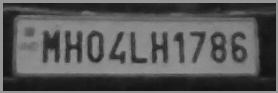
#> input picture scanned_img0.jpg, 278 x 93 px, given in place of the camera
$ python code2.py
#> lines starting #> are read from the running program, lines starting #| are printed output that depends on the picture; after the words box and inside, x2 and y2 are one past the last pixel; in counts of white or black regions, pixels touching at a corner belong together
import cv2
import os
import pytesseract
import pandas as pd

# Initialize the video capture
cap = cv2.VideoCapture(0)

# Check if the camera opened successfully
if not cap.isOpened():
    print("Error: Could not open video capture.")
    exit()

# Load the Haar Cascade for license plate detection
cascade_path = r'C:\Users\aswanth k\OneDrive\Documents\Dl\number_plate_dtection\haarcascade_russian_plate_number.xml'
harcascade = cv2.CascadeClassifier(cascade_path)

# Check if the Haar Cascade is loaded correctly
if harcascade.empty():
    print("Error loading Haar Cascade.")
    cap.release()
    cv2.destroyAllWindows()
    exit()

# Define the minimum area of the detected object
min_area = 500
count = 0

# Ensure the directory exists for saving images
output_dir = 'plates'
if not os.path.exists(output_dir):
    os.makedirs(output_dir)

# Path to Tesseract executable (adjust this to your installation path)
pytesseract.pytesseract.tesseract_cmd = (r'C:\Program Files (x86)\Tesseract-OCR\tesseract.exe')

# List to store recognized license plate numbers
plate_numbers = []

while True:
    # Capture frame-by-frame
    success, frame = cap.read()
#> frame is the input picture: shape (93, 278, 3); min 17, max 155, mean 89.2
    if not success:
        print("Failed to grab frame")
        break

    # Convert frame to grayscale
    gray_cap = cv2.cvtColor(frame, cv2.COLOR_BGR2GRAY)

    # Detect license plates
    plates = harcascade.detectMultiScale(gray_cap, scaleFactor=1.1, minNeighbors=4, minSize=(30, 30))
#> plates = [[16, 11, 229, 76]]

    for (x, y, w, h) in plates:
        area = w * h

        if area > min_area:
            # Draw rectangle around detected plate
            cv2.rectangle(frame, pt1=(x, y),pt2= (x + w, y + h),color= (0, 255, 0),thickness= 3)
            cv2.putText(frame, 'Number Plate', (x, y - 5), cv2.FONT_HERSHEY_DUPLEX, 1, (255, 0, 255), 3)

            # Extract Region of Interest (ROI)
            frame_roi = frame[y:y + h, x:x + w]
            gray_roi = cv2.cvtColor(frame_roi, cv2.COLOR_BGR2GRAY)
            thresh,bw= cv2.threshold(gray_roi, 150, 255, cv2.THRESH_BINARY)
            cv2.imshow('Plate ROI', gray_roi)
#> this loop made 1 pass
#> (x, y, w, h, area) on pass 1: (16, 11, 229, 76, 17404)
#> pass 1, `frame_roi = frame[y:y + h, x:x + w]`:
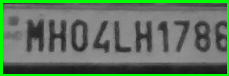
#> frame_roi: shape (76, 229, 3); mean B, G, R 94.8, 116.8, 94.8
#> pass 1, `gray_roi = cv2.cvtColor(frame_roi, cv2.COLOR_BGR2GRAY)`:
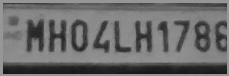
#> gray_roi: shape (76, 229); min 21, max 151, mean 107.7
#> pass 1, `thresh,bw= cv2.threshold(gray_roi, 150, 255, cv2.THRESH_BINARY)`:
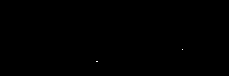
#> bw: shape (76, 229); 0.02% white in thin lines or dots, all inside (x1, y1, x2, y2) = (96, 49, 183, 62)
#> after the loop:
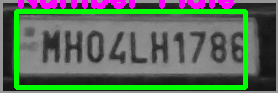
#> frame: shape (93, 278, 3); 15.77% of pixels changed, all inside (x1, y1, x2, y2) = (14, 0, 248, 90)


    # Display the resulting frame
    cv2.imshow("Result", frame)

    # Save the plate image when 's' is pressed
    key = cv2.waitKey(1) & 0xFF
#> (key q is pressed here)
    if key == ord('s'):
        if 'frame_roi' in locals():   # Check if frame_roi exists
            filename = os.path.join(output_dir, "scanned_img" + str(count) + ".jpg")
            cv2.imwrite(filename,gray_roi)
            cv2.rectangle(frame, pt1=(0, 200), pt2=(640, 300), color=(0, 255, 0), thickness=cv2.FILLED)
            cv2.putText(frame, "Plate Saved", (150, 265), cv2.FONT_HERSHEY_COMPLEX_SMALL, 2, (0, 0, 255), 2)
            cv2.imshow("Result", frame)
            cv2.waitKey(500)

            # Extract text from the saved image using Tesseract
            extracted_text = pytesseract.image_to_string(filename,config=r'--oem 3 --psm 7 -c tessedit_char_whitelist=0123456789ABCDEFGHIJKLMNOPQRSTUVWXYZ')
            print(f"Extracted Number: {extracted_text.strip()}")

            # Append the recognized text to the list
            plate_numbers.append({"Image": filename, "Plate Number": extracted_text.strip()})

            count += 1  # Increment the count

    # Exit the loop when 'q' is pressed
    elif key == ord('q'):
        break

# Save the extracted license plate numbers to an Excel file
df = pd.DataFrame(plate_numbers)
df.to_excel('recognized_plates.xlsx', index=False)
print("License plate numbers saved to recognized_plates.xlsx")

# Release the capture and close all windows
cap.release()
cv2.destroyAllWindows()
